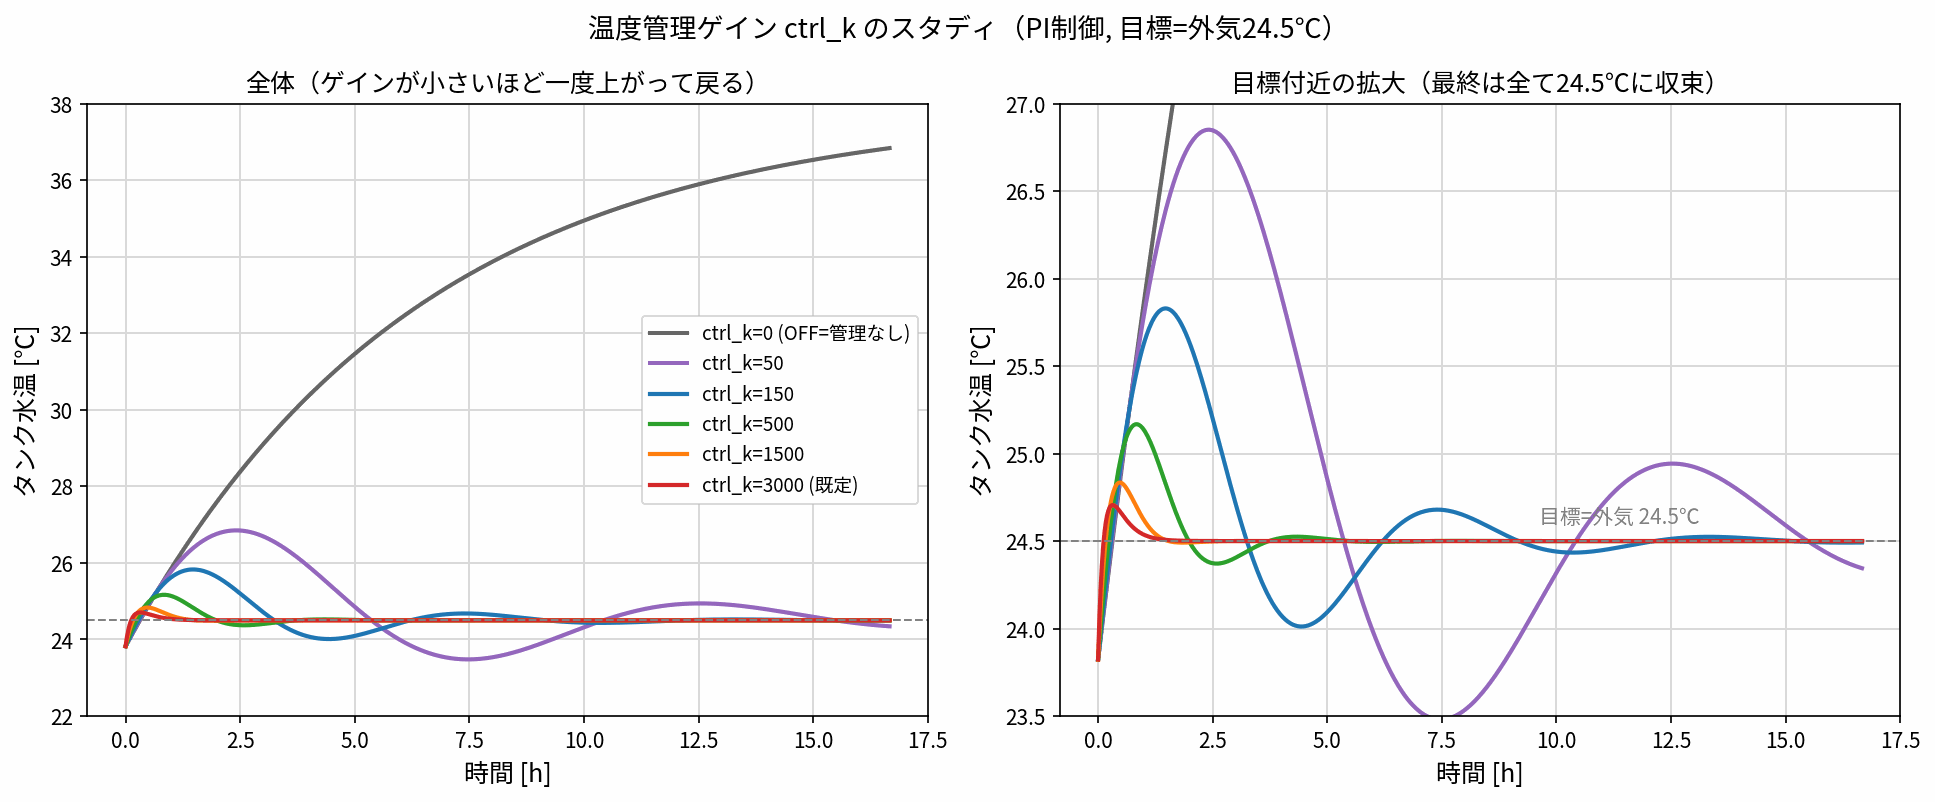

Generate this figure with Python:
# -*- coding: utf-8 -*-
"""温度管理ゲイン ctrl_k を振ったスタディ（水温の追従挙動）。

  omc run_gain_study.mos  ->  g0/g50/g150/g500/g1500/g3000 _res.csv
  python gain_study.py    ->  gain_study.png

PI制御なので ctrl_k>0 ならどれも最終的に目標(外気24.5℃)へ収束するが、
ゲインが小さいほど一度高く上がってからゆっくり戻り、大きいほど最初から張り付く。
"""
import os
import csv
import glob
import numpy as np
import matplotlib
import matplotlib.pyplot as plt
import matplotlib.font_manager as fm

for cand in ["~/.fonts/NotoSansCJKjp-Regular.otf",
             "/usr/share/fonts/truetype/droid/DroidSansFallbackFull.ttf",
             "C:/Windows/Fonts/meiryo.ttc"]:
    for p in glob.glob(os.path.expanduser(cand)):
        try:
            fm.fontManager.addfont(p)
            matplotlib.rcParams["font.family"] = fm.FontProperties(fname=p).get_name()
            break
        except Exception:
            pass
    else:
        continue
    break
matplotlib.rcParams["axes.unicode_minus"] = False
HERE = os.path.dirname(os.path.abspath(__file__))
Ttarget = 24.5


def load(f):
    rr = list(csv.reader(open(f, encoding="utf-8")))
    hd = rr[0]
    a = np.array([[float(x) for x in row] for row in rr[1:] if row])
    return a[:, hd.index("time")], a[:, hd.index("y_sim_T")]


gains = [("g0", 0, "0 (OFF=管理なし)", "0.4"),
         ("g50", 50, "50", "tab:purple"),
         ("g150", 150, "150", "tab:blue"),
         ("g500", 500, "500", "tab:green"),
         ("g1500", 1500, "1500", "tab:orange"),
         ("g3000", 3000, "3000 (既定)", "tab:red")]

fig, (ax1, ax2) = plt.subplots(1, 2, figsize=(13, 5.4))
for pre, k, lab, col in gains:
    f = os.path.join(HERE, "%s_res.csv" % pre)
    if not os.path.exists(f):
        continue
    t, T = load(f)
    ax1.plot(t / 3600, T, "-", color=col, linewidth=2.0, label="ctrl_k=%s" % lab)
    ax2.plot(t / 3600, T, "-", color=col, linewidth=2.0, label="ctrl_k=%s" % lab)

for ax in (ax1, ax2):
    ax.axhline(Ttarget, color="gray", ls="--", linewidth=1.0)
    ax.set_xlabel("時間 [h]", fontsize=12)
    ax.set_ylabel("タンク水温 [℃]", fontsize=12)
    ax.grid(True, color="lightgray", linewidth=0.8)
    ax.set_axisbelow(True)
ax1.set_title("全体（ゲインが小さいほど一度上がって戻る）", fontsize=12)
ax1.set_ylim(22, 38)
ax1.legend(fontsize=9, loc="center right")
ax2.set_title("目標付近の拡大（最終は全て24.5℃に収束）", fontsize=12)
ax2.set_ylim(23.5, 27)
ax2.annotate("目標=外気 24.5℃", (ax2.get_xlim()[1] * 0.55, Ttarget + 0.1), fontsize=10, color="gray")
fig.suptitle("温度管理ゲイン ctrl_k のスタディ（PI制御, 目標=外気24.5℃）", fontsize=13)
plt.tight_layout()
out = os.path.join(HERE, "gain_study.png")
plt.savefig(out, dpi=150, bbox_inches="tight")

print("最終水温(60000s):")
for pre, k, lab, col in gains:
    f = os.path.join(HERE, "%s_res.csv" % pre)
    if os.path.exists(f):
        _, T = load(f)
        peak = T.max()
        print("  ctrl_k=%-5d 最終%.2f℃ / 最高%.2f℃" % (k, T[-1], peak))
print("saved:", out)
